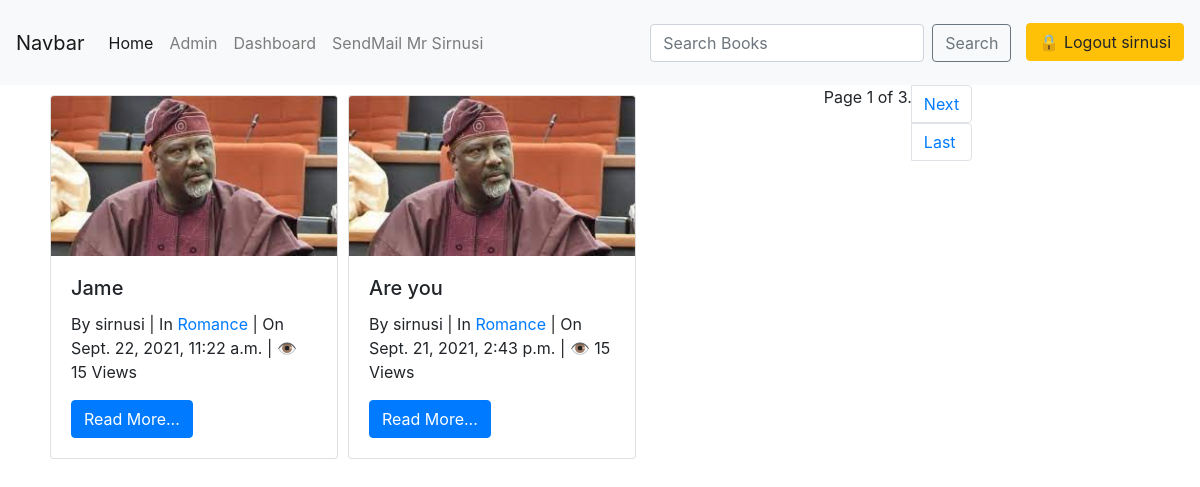
Page /book_app/books_genre/Romance/ (signed in) on the earlier database version.
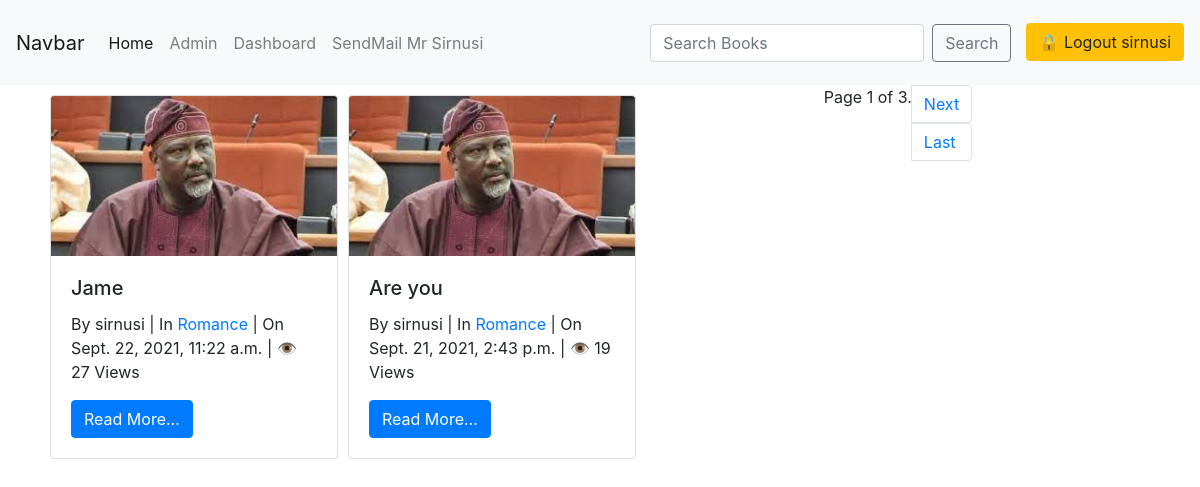
Same page on the later database version.
### book_app/models.py (models this page shows, shortened)
class Book(models.Model):
    title = models.CharField(max_length=100)
    slug = models.SlugField()
    author = models.ForeignKey(User, on_delete=models.CASCADE)
    context = models.TextField()
    release_year = models.DateTimeField(auto_now_add=True)
    count = models.PositiveIntegerField(default=0)
    genre = models.ForeignKey(Genre, on_delete=models.CASCADE)
    image = models.ImageField(upload_to='profile_pics')
    class Meta:
        ordering = ['-release_year']

class Genre(models.Model):
    name = models.CharField(max_length=100)
    def __str__(self):
        return self.name

### book_app/views.py (the view)
# urls.py: path('books_genre/<genre>/', views.BookGenre.as_view(), name='genre'),
class BookGenre(ListView):
    template_name = 'book_app/book_by_genre.html'
    paginate_by = 2
    def get_queryset(self):
        self.genre = get_object_or_404(Genre, name=self.kwargs['genre'])
        return Book.objects.filter(genre=self.genre, author=self.request.user)
    def get_context_data(self, **kwargs):
        context = super().get_context_data(**kwargs)
        context['genre'] = self.genre
        return context

### book_app/templates/book_app/book_by_genre.html (shortened to what this page needs)
<!DOCTYPE html>
{% extends 'book_app/base.html' %}
{% block body_block %}
    {% for book in book_list  %}
        <div class="card" style="width: 18rem; margin: 10px 5px 5px 5px; float: left;">
            <img src="{{book.image.url}}" class="card-img-top" alt="NO">
            <div class="card-body">
                <h5 class="card-title">{{ book.title }}</h5>
            <div class="info">
                By <span>{{ book.author }}</span> | In <span><a href="{% url 'genre' book.genre %}">{{ book.genre }}</a></span> | On <span>{{ book.release_year }}</span> | &#x1f441 <span>{{ book.count }} View{{ book.count | pluralize }}</span>
            </div>
            <a href="{% url 'book_details' book.slug %}" class="btn btn-primary">Read More...</a>
            </div>
        </div>
    {% endfor %}
    {% include 'book_app/pagination.html' %}
{% endblock %}

Differences in the rows shown:
changed Book "Jame": count "15" → "27"
changed Book "Are you": count "15" → "19"
